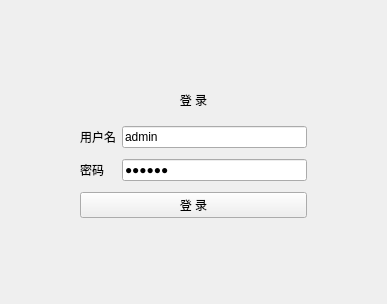
<?xml version="1.0" encoding="UTF-8"?>
<ui version="4.0">
 <class>Form_login</class>
 <widget class="QWidget" name="Form_login">
  <property name="geometry">
   <rect>
    <x>0</x>
    <y>0</y>
    <width>387</width>
    <height>304</height>
   </rect>
  </property>
  <property name="windowTitle">
   <string>Form</string>
  </property>
  <layout class="QGridLayout" name="gridLayout">
   <property name="leftMargin">
    <number>80</number>
   </property>
   <property name="topMargin">
    <number>80</number>
   </property>
   <property name="rightMargin">
    <number>80</number>
   </property>
   <property name="bottomMargin">
    <number>80</number>
   </property>
   <item row="0" column="0">
    <layout class="QFormLayout" name="formLayout">
     <item row="1" column="0">
      <widget class="QLabel" name="label_username">
       <property name="text">
        <string>用户名</string>
       </property>
      </widget>
     </item>
     <item row="1" column="1">
      <widget class="QLineEdit" name="lineEdit_username">
       <property name="text">
        <string>admin</string>
       </property>
       <property name="placeholderText">
        <string>请输入用户名</string>
       </property>
      </widget>
     </item>
     <item row="2" column="0">
      <widget class="QLabel" name="label_password">
       <property name="text">
        <string>密码</string>
       </property>
      </widget>
     </item>
     <item row="2" column="1">
      <widget class="QLineEdit" name="lineEdit_password">
       <property name="text">
        <string>123456</string>
       </property>
       <property name="echoMode">
        <enum>QLineEdit::Password</enum>
       </property>
       <property name="placeholderText">
        <string>请输入密码</string>
       </property>
      </widget>
     </item>
     <item row="3" column="0" colspan="2">
      <widget class="QPushButton" name="login_btn">
       <property name="text">
        <string>登 录</string>
       </property>
      </widget>
     </item>
     <item row="0" column="0" colspan="2">
      <widget class="QLabel" name="label_login_title">
       <property name="sizePolicy">
        <sizepolicy hsizetype="Preferred" vsizetype="Expanding">
         <horstretch>0</horstretch>
         <verstretch>0</verstretch>
        </sizepolicy>
       </property>
       <property name="maximumSize">
        <size>
         <width>16777215</width>
         <height>30</height>
        </size>
       </property>
       <property name="text">
        <string>登 录</string>
       </property>
       <property name="alignment">
        <set>Qt::AlignCenter</set>
       </property>
      </widget>
     </item>
    </layout>
   </item>
  </layout>
 </widget>
 <resources/>
 <connections/>
</ui>
